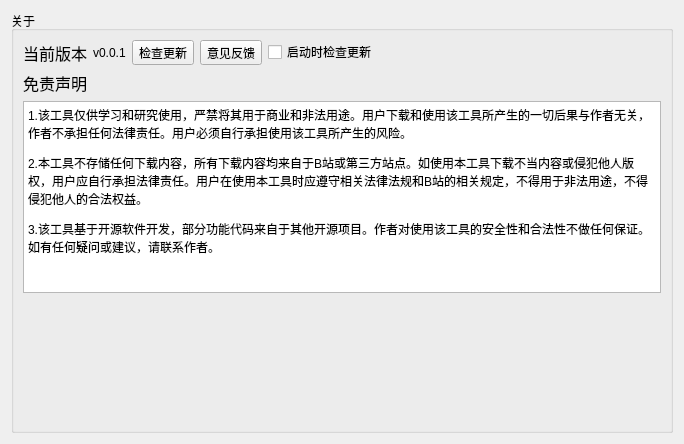
<?xml version="1.0" encoding="UTF-8"?>
<ui version="4.0">
 <class>AboutWidget</class>
 <widget class="QWidget" name="AboutWidget">
  <property name="geometry">
   <rect>
    <x>0</x>
    <y>0</y>
    <width>684</width>
    <height>444</height>
   </rect>
  </property>
  <property name="windowTitle">
   <string>Form</string>
  </property>
  <layout class="QGridLayout" name="gridLayout_2">
   <item row="0" column="0">
    <layout class="QGridLayout" name="aboutLayout">
     <item row="0" column="0">
      <widget class="QGroupBox" name="aboutGroupBox">
       <property name="title">
        <string>关于</string>
       </property>
       <layout class="QGridLayout" name="gridLayout">
        <item row="0" column="0">
         <layout class="QHBoxLayout" name="horizontalLayout">
          <item>
           <widget class="QLabel" name="label_2">
            <property name="font">
             <font>
              <family>Arial</family>
              <pointsize>12</pointsize>
             </font>
            </property>
            <property name="text">
             <string>当前版本</string>
            </property>
           </widget>
          </item>
          <item>
           <widget class="QLabel" name="label">
            <property name="text">
             <string>v0.0.1</string>
            </property>
           </widget>
          </item>
          <item>
           <widget class="QToolButton" name="toolButton_2">
            <property name="text">
             <string>检查更新</string>
            </property>
           </widget>
          </item>
          <item>
           <widget class="QToolButton" name="toolButton">
            <property name="text">
             <string>意见反馈</string>
            </property>
           </widget>
          </item>
          <item>
           <widget class="QCheckBox" name="checkBox">
            <property name="text">
             <string>启动时检查更新</string>
            </property>
           </widget>
          </item>
          <item>
           <spacer name="horizontalSpacer">
            <property name="orientation">
             <enum>Qt::Horizontal</enum>
            </property>
            <property name="sizeHint" stdset="0">
             <size>
              <width>40</width>
              <height>20</height>
             </size>
            </property>
           </spacer>
          </item>
         </layout>
        </item>
        <item row="1" column="0">
         <layout class="QVBoxLayout" name="verticalLayout">
          <item>
           <widget class="QLabel" name="label_3">
            <property name="font">
             <font>
              <family>Arial</family>
              <pointsize>12</pointsize>
             </font>
            </property>
            <property name="text">
             <string>免责声明</string>
            </property>
           </widget>
          </item>
          <item>
           <widget class="QTextBrowser" name="textBrowser">
            <property name="html">
             <string>&lt;!DOCTYPE HTML PUBLIC &quot;-//W3C//DTD HTML 4.0//EN&quot; &quot;http://www.w3.org/TR/REC-html40/strict.dtd&quot;&gt;
&lt;html&gt;&lt;head&gt;&lt;meta name=&quot;qrichtext&quot; content=&quot;1&quot; /&gt;&lt;style type=&quot;text/css&quot;&gt;
p, li { white-space: pre-wrap; }
&lt;/style&gt;&lt;/head&gt;&lt;body style=&quot; font-family:'SimSun'; font-size:9pt; font-weight:400; font-style:normal;&quot;&gt;
&lt;p style=&quot; margin-top:12px; margin-bottom:12px; margin-left:0px; margin-right:0px; -qt-block-indent:0; text-indent:0px;&quot;&gt;1.该工具仅供学习和研究使用，严禁将其用于商业和非法用途。用户下载和使用该工具所产生的一切后果与作者无关，作者不承担任何法律责任。用户必须自行承担使用该工具所产生的风险。&lt;/p&gt;
&lt;p style=&quot; margin-top:12px; margin-bottom:12px; margin-left:0px; margin-right:0px; -qt-block-indent:0; text-indent:0px;&quot;&gt;2.本工具不存储任何下载内容，所有下载内容均来自于B站或第三方站点。如使用本工具下载不当内容或侵犯他人版权，用户应自行承担法律责任。用户在使用本工具时应遵守相关法律法规和B站的相关规定，不得用于非法用途，不得侵犯他人的合法权益。&lt;/p&gt;
&lt;p style=&quot; margin-top:12px; margin-bottom:12px; margin-left:0px; margin-right:0px; -qt-block-indent:0; text-indent:0px;&quot;&gt;3.该工具基于开源软件开发，部分功能代码来自于其他开源项目。作者对使用该工具的安全性和合法性不做任何保证。如有任何疑问或建议，请联系作者。&lt;/p&gt;&lt;/body&gt;&lt;/html&gt;</string>
            </property>
           </widget>
          </item>
         </layout>
        </item>
        <item row="2" column="0">
         <spacer name="verticalSpacer">
          <property name="orientation">
           <enum>Qt::Vertical</enum>
          </property>
          <property name="sizeHint" stdset="0">
           <size>
            <width>20</width>
            <height>40</height>
           </size>
          </property>
         </spacer>
        </item>
       </layout>
      </widget>
     </item>
    </layout>
   </item>
  </layout>
 </widget>
 <resources/>
 <connections/>
</ui>
